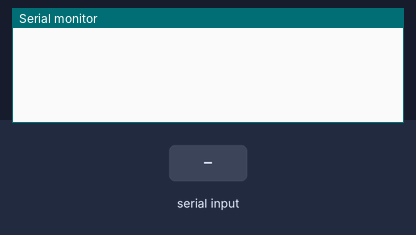
Bench run of a sketch on a simulated Arduino Uno, built with avr-gcc and run on an emulated ATmega328P. On the bench: the last lines printed to the serial monitor. Inputs (shaded band) come from the test bench.

Above: at 1.2 s.
1.3 s: "1" received over Serial
At 2.3 s:
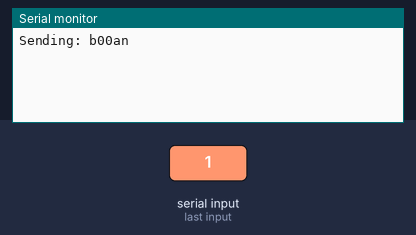
2.8 s: "90,45\n" received over Serial
At 4.1 s:
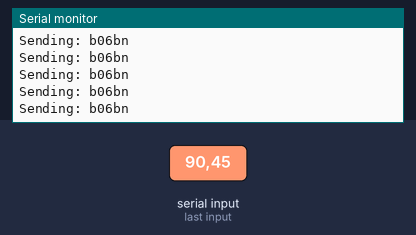

The sketch:

DemoBus.ino
```cpp
/*****************************************************************
XBee_Serial_Passthrough.ino

Set up a software serial port to pass data between an XBee Shield
and the serial monitor.

Hardware Hookup:
  The XBee Shield makes all of the connections you'll need
  between Arduino and XBee. If you have the shield make
  sure the SWITCH IS IN THE "DLINE" POSITION. That will connect
  the XBee's DOUT and DIN pins to Arduino pins 2 and 3.

*****************************************************************/
// We'll use SoftwareSerial to communicate with the XBee:
#include <SoftwareSerial.h>
// XBee's DOUT (TX) is connected to pin 2 (Arduino's Software RX)
// XBee's DIN (RX) is connected to pin 3 (Arduino's Software TX)
SoftwareSerial XBee(3, 2); // RX, TX

String hexToStr();

void setup()
{
  // Set up both ports at 9600 baud. This value is most important
  // for the XBee. Make sure the baud rate matches the config
  // setting of your XBee.
  XBee.begin(9600);
  Serial.begin(9600);
}

void loop()
{
  if(Serial.available()){
    if(Serial.read() == '1'){
      XBee.println("b00an");
      Serial.println("Sending: b00an");
    }
    else {
      XBee.println("b06bn");
      Serial.println("Sending: b06bn");
    }
  }

}

String hexToStr()
{
    String rawData = Serial.readString();
    String hexStr = "";

    Serial.println(rawData);
    for(int i = 0;i<rawData.length() - 1;i+=2)
    {
      String str = rawData.substring(i,i+2); //grab two characters at a time
      long hex = strtol(&str[0],NULL,16);
      char ch = hex;
      hexStr += ch;
    }
    Serial.print("Original Hex: ");Serial.println(hexStr);
    return hexStr;
}
```

Measured:
- after the input at 1.3 s, the serial monitor: prints a new line at once (image 1)
- after the input at 2.8 s, the serial monitor: prints a new line at once (image 2)
